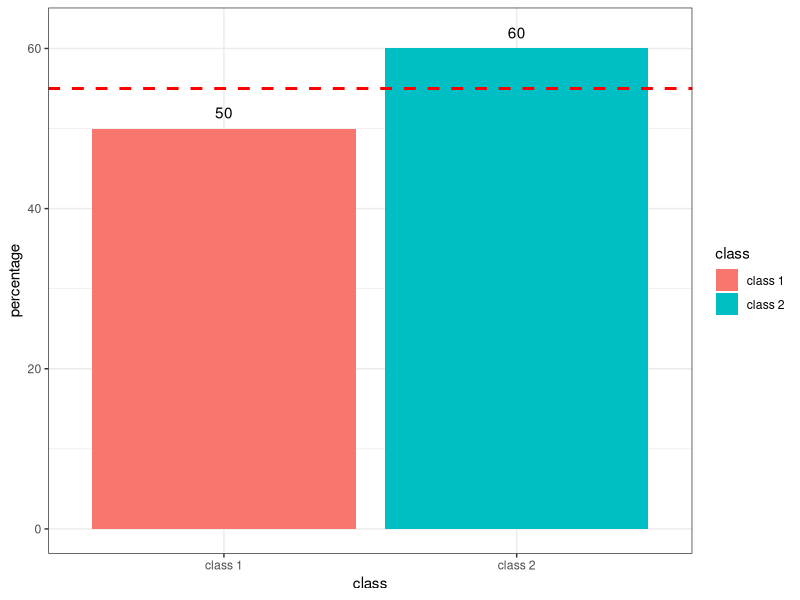
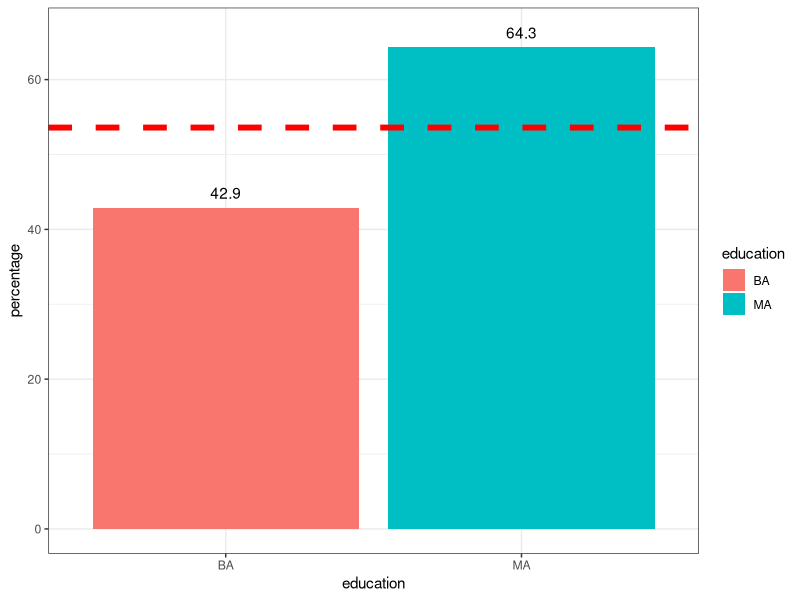

These charts were generated, in order, by the following R code:
## ---- chunk 1
df <- data.frame(
  class = c("class 1","class 2","class 1","class 1","class 2","class 2","class 1","class 1","class 1","class 2","class 1","class 1","class 2","class 2","class 2","class 1","class 1","class 1","class 1","class 2","class 1","class 1", "class 1","class 2","class 1", "class 1", "class 1","class 2"),
  education = c("BA","MA","BA","BA","MA","MA","BA","BA","BA","MA","MA","MA","BA","MA","BA","MA","BA","BA","MA","MA","BA","BA","MA","MA","BA","MA","BA","MA"),
  advanced_class = c(TRUE,TRUE,FALSE,TRUE,FALSE,TRUE,TRUE,FALSE,TRUE,TRUE,FALSE,TRUE,FALSE,TRUE,FALSE,FALSE,FALSE,TRUE,TRUE,TRUE,FALSE,FALSE,FALSE,FALSE,TRUE,TRUE,FALSE,TRUE)
)
## ---- chunk 2
df
## ---- chunk 3
library(dplyr)

df %>%
  {round(prop.table(table(.$class, .$advanced_class),1)*100,2)}
## ---- chunk 4
library(ggplot2)
theme_set(theme_bw())

round(prop.table(table(df$class, df$advanced_class),1)*100,1) %>%
  data.frame() %>%
  rename(class = Var1,
         advanced_class=Var2,
          percentage = Freq) %>%
  filter(advanced_class!=FALSE) %>%
  # mutate(average = sum(percentage)/2) %>%
  ggplot(aes(x=class, y=percentage, fill = class)) + geom_col() +
  geom_text(aes(label = percentage), nudge_x=0, nudge_y = 2) +
  geom_hline(yintercept = (50+60)/2, linetype = "dashed", color = "red", size = 1)

## ---- chunk 5
df %>%
  {table(.$class)}
## ---- chunk 6
df %>%
  {round(prop.table(table(.$advanced_class))*100,2)}
## ---- chunk 7
df %>%
  {round(prop.table(table(.$education, .$advanced_class),1)*100,2)}
## ---- chunk 8
round(prop.table(table(df$education, df$advanced_class),1)*100,1) %>%
  data.frame() %>%
  rename(education = Var1,
         advanced_class=Var2,
         percentage = Freq) %>%
  filter(advanced_class!=FALSE) %>%
  ggplot(aes(x=education, y=percentage, fill = education)) + geom_col()+
  geom_text(aes(label=percentage), nudge_y = 2) +
  geom_hline(yintercept = (42.9+64.3)/2, linetype = "dashed", color = "red", size = 2 )
## ---- chunk 9
df %>%
  {table(.$education)}
